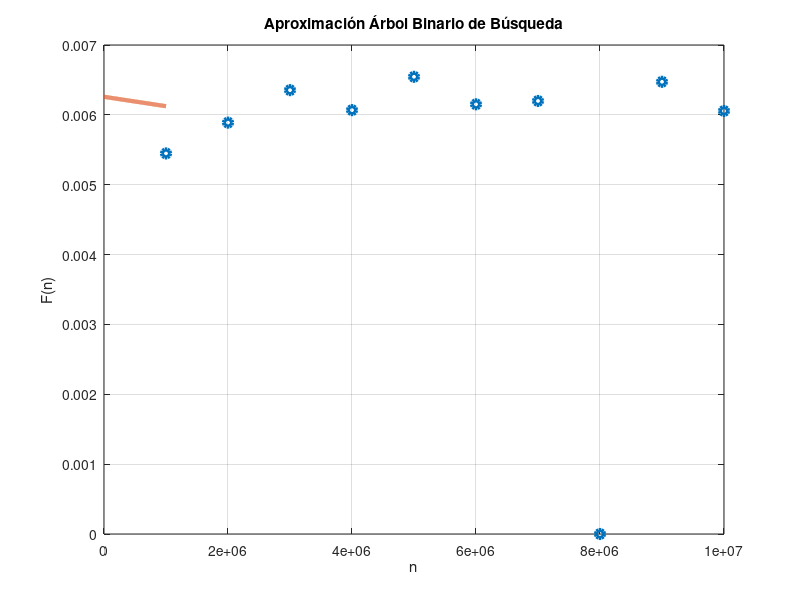

Recreate this plot in MATLAB.
clc
close all
x=[1000000
2000000
3000000
4000000
5000000
6000000
7000000
8000000
9000000
10000000
];

y=[0.0054479
0.0058889
0.0063539
0.0060678
0.0065446
0.0061512
0.0061989
2.64767E-09
0.0064731
0.0060559
];

n=1; 				%%GRADO DEL POLINOMIO DE AJUSTE
p=polyfit(x,y,n)	%%FUNCION QUE REALIZA EL AJUSTE POLINOMIAL

%%SE CREA UN ESPACIO PARA REALIZAR UNA GRAFICA EN 
%%DONDE SE COMPARA LA CURVA AJUSTADA CONTRA LOS 
%%VALORES EXPERIMENTALES
xi=linspace(0,1000000,1000);     %%ESPACIO DE PUNTOS PARA Xi
z=polyval(p,xi);				%%EVALUACION DEL POLINOMIO P EN EL ESPACIO Xi

%%SE REALIZA LA FIGURA CORRESPONDIENTE
aux = figure(1);
plot(x,y,'o',"linewidth", 3,xi,z,'-',"linewidth", 3),grid;
ylabel('F(n)');
xlabel('n');
title('Aproximación Árbol Binario de Búsqueda');

%% print(aux, "plot.jpg", "-djpg");